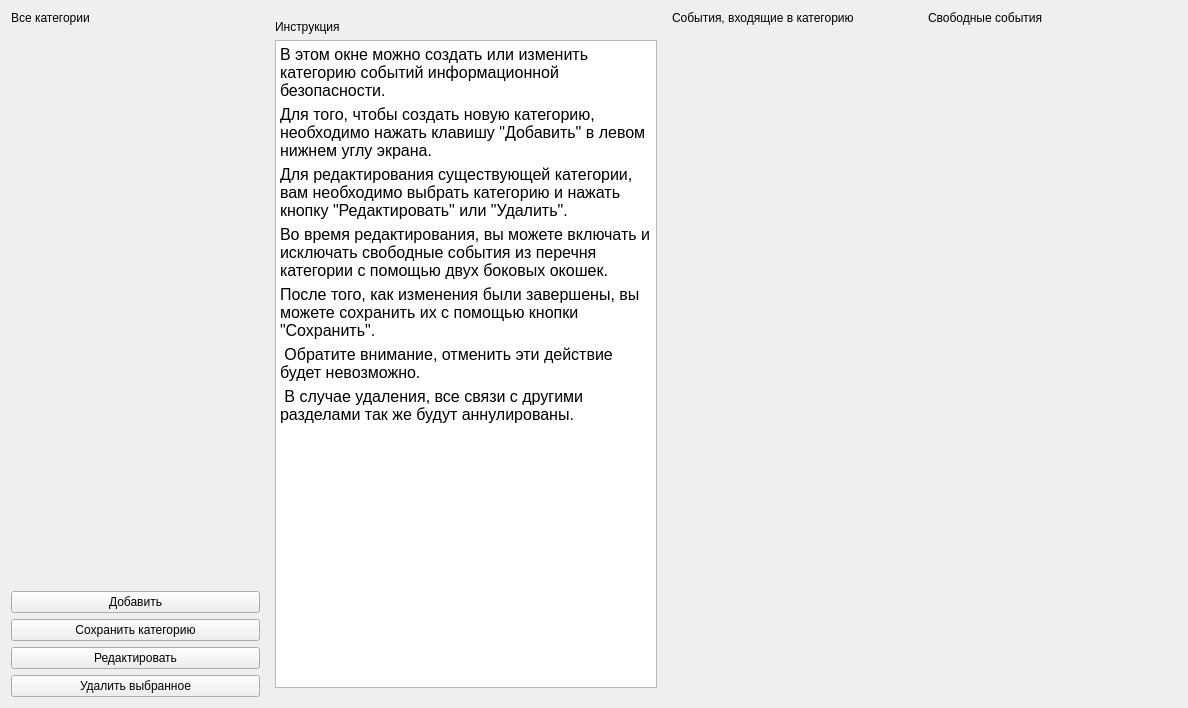
<?xml version="1.0" encoding="UTF-8"?>
<ui version="4.0">
 <class>AdminCategoriesWidget</class>
 <widget class="QWidget" name="AdminCategoriesWidget">
  <property name="geometry">
   <rect>
    <x>0</x>
    <y>0</y>
    <width>1188</width>
    <height>708</height>
   </rect>
  </property>
  <property name="windowTitle">
   <string>Form</string>
  </property>
  <layout class="QHBoxLayout" name="horizontalLayout">
   <item>
    <layout class="QHBoxLayout" name="horizontalLayout_2">
     <item>
      <layout class="QVBoxLayout" name="verticalLayout_4">
       <item>
        <widget class="QLabel" name="label_categoryList_title">
         <property name="text">
          <string>Все категории</string>
         </property>
        </widget>
       </item>
       <item>
        <widget class="MenuSelectedWidget" name="scrollArea_categories" native="true">
         <property name="sizePolicy">
          <sizepolicy hsizetype="Expanding" vsizetype="Expanding">
           <horstretch>0</horstretch>
           <verstretch>0</verstretch>
          </sizepolicy>
         </property>
        </widget>
       </item>
       <item>
        <widget class="QPushButton" name="pushButton_addCategory">
         <property name="text">
          <string>Добавить</string>
         </property>
        </widget>
       </item>
       <item>
        <widget class="QPushButton" name="pushButton_saveCategory">
         <property name="text">
          <string>Сохранить категорию</string>
         </property>
        </widget>
       </item>
       <item>
        <widget class="QPushButton" name="pushButton_editCategory">
         <property name="text">
          <string>Редактировать</string>
         </property>
        </widget>
       </item>
       <item>
        <widget class="QPushButton" name="pushButton_deleteSelectedCategories">
         <property name="text">
          <string>Удалить выбранное</string>
         </property>
        </widget>
       </item>
      </layout>
     </item>
     <item>
      <widget class="QWidget" name="widget_editCategoryMenu" native="true">
       <property name="minimumSize">
        <size>
         <width>400</width>
         <height>0</height>
        </size>
       </property>
       <layout class="QVBoxLayout" name="verticalLayout_8">
        <item>
         <widget class="QLabel" name="label_Intruction_title">
          <property name="text">
           <string>Инструкция</string>
          </property>
         </widget>
        </item>
        <item>
         <widget class="QTextEdit" name="textEdit_instruction">
          <property name="enabled">
           <bool>true</bool>
          </property>
          <property name="styleSheet">
           <string notr="true"/>
          </property>
          <property name="readOnly">
           <bool>true</bool>
          </property>
          <property name="html">
           <string>&lt;!DOCTYPE HTML PUBLIC &quot;-//W3C//DTD HTML 4.0//EN&quot; &quot;http://www.w3.org/TR/REC-html40/strict.dtd&quot;&gt;
&lt;html&gt;&lt;head&gt;&lt;meta name=&quot;qrichtext&quot; content=&quot;1&quot; /&gt;&lt;style type=&quot;text/css&quot;&gt;
p, li { white-space: pre-wrap; }
&lt;/style&gt;&lt;/head&gt;&lt;body style=&quot; font-family:'MS Shell Dlg 2'; font-size:8.25pt; font-weight:400; font-style:normal;&quot;&gt;
&lt;p style=&quot; margin-top:0px; margin-bottom:0px; margin-left:0px; margin-right:0px; -qt-block-indent:0; text-indent:0px;&quot;&gt;&lt;span style=&quot; font-size:12pt;&quot;&gt;В этом окне можно создать или изменить категорию событий информационной безопасности. &lt;/span&gt;&lt;/p&gt;
&lt;p style=&quot; margin-top:5px; margin-bottom:5px; margin-left:0px; margin-right:0px; -qt-block-indent:0; text-indent:0px;&quot;&gt;&lt;span style=&quot; font-size:12pt;&quot;&gt;Для того, чтобы создать новую категорию, необходимо нажать клавишу &amp;quot;Добавить&amp;quot; в левом нижнем углу экрана. &lt;/span&gt;&lt;/p&gt;
&lt;p style=&quot; margin-top:5px; margin-bottom:5px; margin-left:0px; margin-right:0px; -qt-block-indent:0; text-indent:0px;&quot;&gt;&lt;span style=&quot; font-size:12pt;&quot;&gt;Для редактирования существующей категории, вам необходимо выбрать категорию и нажать кнопку &amp;quot;Редактировать&amp;quot; или &amp;quot;Удалить&amp;quot;.&lt;/span&gt;&lt;/p&gt;
&lt;p style=&quot; margin-top:5px; margin-bottom:5px; margin-left:0px; margin-right:0px; -qt-block-indent:0; text-indent:0px;&quot;&gt;&lt;span style=&quot; font-size:12pt;&quot;&gt;Во время редактирования, вы можете включать и исключать свободные события из перечня категории с помощью двух боковых окошек. &lt;/span&gt;&lt;/p&gt;
&lt;p style=&quot; margin-top:5px; margin-bottom:5px; margin-left:0px; margin-right:0px; -qt-block-indent:0; text-indent:0px;&quot;&gt;&lt;span style=&quot; font-size:12pt;&quot;&gt;После того, как изменения были завершены, вы можете сохранить их с помощью кнопки &amp;quot;Сохранить&amp;quot;.&lt;/span&gt;&lt;/p&gt;
&lt;p style=&quot; margin-top:5px; margin-bottom:5px; margin-left:0px; margin-right:0px; -qt-block-indent:0; text-indent:0px;&quot;&gt;&lt;span style=&quot; font-size:12pt;&quot;&gt; Обратите внимание, отменить эти действие будет невозможно.&lt;/span&gt;&lt;/p&gt;
&lt;p style=&quot; margin-top:5px; margin-bottom:5px; margin-left:0px; margin-right:0px; -qt-block-indent:0; text-indent:0px;&quot;&gt;&lt;span style=&quot; font-size:12pt;&quot;&gt; В случае удаления, все связи с другими разделами так же будут аннулированы.&lt;/span&gt;&lt;/p&gt;&lt;/body&gt;&lt;/html&gt;</string>
          </property>
         </widget>
        </item>
       </layout>
      </widget>
     </item>
     <item>
      <layout class="QVBoxLayout" name="verticalLayout_3">
       <item>
        <widget class="QLabel" name="label_containedEvent_title">
         <property name="text">
          <string>События, входящие в категорию</string>
         </property>
        </widget>
       </item>
       <item>
        <widget class="MenuSelectedWidget" name="scrollArea_categories_includedEvent" native="true">
         <property name="sizePolicy">
          <sizepolicy hsizetype="Expanding" vsizetype="Expanding">
           <horstretch>0</horstretch>
           <verstretch>0</verstretch>
          </sizepolicy>
         </property>
        </widget>
       </item>
      </layout>
     </item>
     <item>
      <layout class="QVBoxLayout" name="verticalLayout_2">
       <item>
        <widget class="QLabel" name="label_allEvents_title">
         <property name="text">
          <string>Свободные события</string>
         </property>
        </widget>
       </item>
       <item>
        <widget class="MenuSelectedWidget" name="scrollArea_categories_freeEvents" native="true">
         <property name="sizePolicy">
          <sizepolicy hsizetype="Expanding" vsizetype="Expanding">
           <horstretch>0</horstretch>
           <verstretch>0</verstretch>
          </sizepolicy>
         </property>
        </widget>
       </item>
      </layout>
     </item>
    </layout>
   </item>
  </layout>
 </widget>
 <customwidgets>
  <customwidget>
   <class>MenuSelectedWidget</class>
   <extends>QWidget</extends>
   <header>src/ui/MenuSelectedWidget.h</header>
   <container>1</container>
  </customwidget>
 </customwidgets>
 <resources/>
 <connections/>
</ui>
